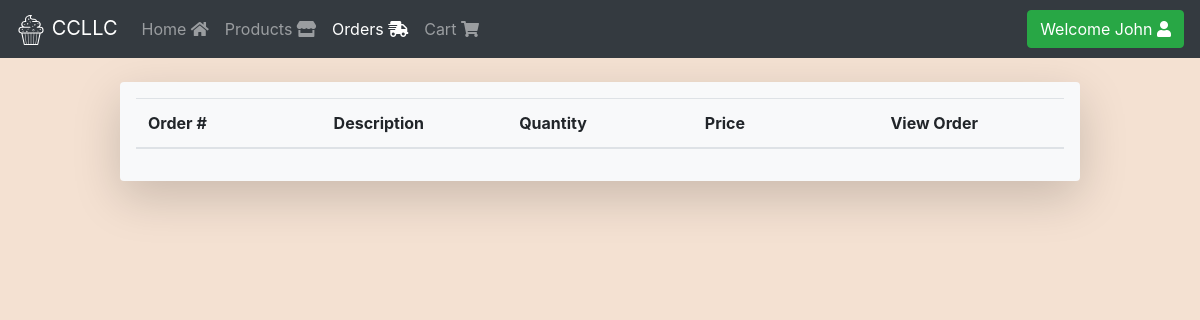
The app's page /orders.php (signed in), older data.
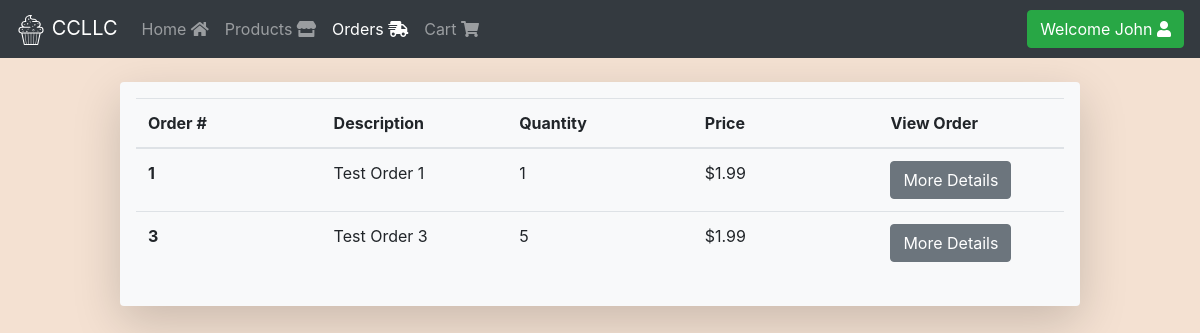
The same page, newer data.
### tables this page shows
CREATE TABLE orderTest (
  order_id int(10) NOT NULL AUTO_INCREMENT,
  description varchar(100) NOT NULL,
  quantity int(10) NOT NULL,
  price decimal(8,2) NOT NULL,
  customer_id int,
  PRIMARY KEY (order_id),
  FOREIGN KEY (customer_id) REFERENCES Customer(customer_id)
);

### src/backend/db.php (called while the page is built, shortened)
<?php
class db{
  private $servername = "172.17.0.1";
  private $username = "webuser";
  private $userpass = "webpass";
  private $dbname = "ism452";
  private $conn;
  private function initConnection(){
    $this->conn = new mysqli($this->servername, $this->username, $this->userpass, $this->dbname);
  }
  public function queryDatabase($sqlStatement){
    $result = $this->conn->query($sqlStatement);
    return $result;
  }
}
?>

### src/orders.php (the view, shortened to what this page needs)
<!DOCTYPE html>
<html lang="en" dir="ltr">
  <head>
    <link rel="stylesheet" href="https://stackpath.bootstrapcdn.com/bootstrap/4.3.1/css/bootstrap.min.css">
    <link rel="stylesheet" href="https://use.fontawesome.com/releases/v5.7.2/css/all.css">
    <link rel="stylesheet" href="/css/master.css">
  </head>
  <body>
    <?php
    include 'backend/navbar.php';
    ?>
    <br>
    <div class="container-fluid shadow-lg p-3 mb-5 bg-light rounded">
      <table class="table">
        <thead>
          <tr>
            <th scope="col">Order #</th>
            <th scope="col">Description</th>
            <th scope="col">Quantity</th>
            <th scope="col">Price</th>
            <th scope="col">View Order</th>
          </tr>
        </thead>
        <tbody>
          <?php
          include 'backend/db.php';
          $dbConn = new db;
          $sql = "SELECT * FROM orderTest WHERE customer_id = ".$_COOKIE['id'];
          $result = $dbConn->queryDatabase($sql);
          if ($result->num_rows > 0) {
            while($row = $result->fetch_assoc()) {
              echo '<tr>
                      <th scope="row">'.$row["order_id"].'</th>
                      <td>'.$row["description"].'</td>
                      <td>'.$row["quantity"].'</td>
                      <td>$'.$row["price"].'</td>
                      <td><a class="btn btn-secondary" href="#">More Details</a></td>
                    </tr>';
            }
          }
          ?>
        </tbody>
      </table>
    </div>
  </body>
</html>

Row changes from the older to the newer data that the page shows:
added ordertest: order_id "1", description "Test Order 1", quantity "1", price "1.99"
added ordertest: order_id "3", description "Test Order 3", quantity "5", price "1.99"
